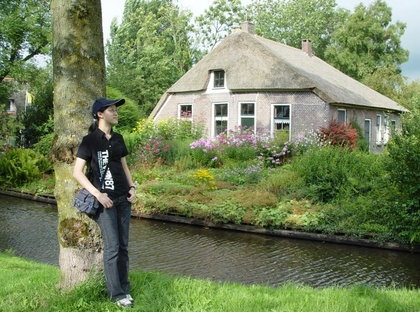
%> input picture src/meanshift/outdoor_small.jpg, 420 x 312 px, shrunk from 1006 x 747 before the run
$ octave --eval "result = detect('meanshift/outdoor_small.jpg');"   (GNU Octave 9; MATLAB toolbox functions it lacks are replaced by stand-ins)
%> lines starting %> are read from the running program, lines starting %| are printed output that depends on the picture
### src/meanshift/edison_wrapper.m
function [varargout] = edison_wrapper(rgbim, featurefun, varargin)
%
% Performing mean_shift operation on image
%
% Usage:
%   [fimage labels modes regSize grad conf] = edison_wrapper(rgbim, featurefunc, ...)
%
% Inputs:
%   rgbim - original image in RGB space
%   featurefunc - converting RGB to some feature space in which to perform
%                 the segmentation, like @RGB2Lab etc.
%
% Allowed parameters:
%   'steps'       - What steps the algorithm should perform:
%                   1 - only mean shift filtering
%                   2 - filtering and region fusion [default]
%   'synergistic' - perform synergistic segmentation [true]|false
%   'SpatialBandWidth' - segmentation spatial radius (integer) [7]
%   'RangeBandWidth'   - segmentation feature space radius (float) [6.5]
%   'MinimumRegionArea'- minimum segment area (integer) [20]
%   'SpeedUp'          - algorithm speed up {1,2,3} [2]
%   'GradientWindowRadius' - synergistic parameters (integer) [2]
%   'MixtureParameter' - synergistic parameter (float 0,1) [.3]
%   'EdgeStrengthThreshold'- synergistic parameter (float 0,1) [.3]
%
% Outputs:
%   fimage  - the result in feature space
%   labels  - labels of regions [if steps==2]
%   modes   - list of all modes [if steps==2]
%   regSize - size, in pixels, of each region [if steps==2]
%   grad    - gradient map      [if steps==2 and synergistic]
%   conf    - confidence map    [if steps==2 and synergistic]
%


% rgbim must be of type uint8
if ~isa(rgbim,'uint8'),
    if max(rgbim(:)) <= 1,
        rgbim = im2uint8(rgbim);
    else
        rgbim = uint8(rgbim);
    end
end
imsiz = size(rgbim);

fim = im2single(rgbim);
fim = single(featurefun(fim));

rgbim = permute(rgbim,[3 2 1]);
fim = permute(fim, [3 2 1]);

p = parse_inputs(varargin);

labels = [];
modes =[];
regSize = [];
grad = [];
conf = [];

if p.steps == 1
    [fimage] = edison_wrapper_mex(fim, rgbim, p);
else
    if p.synergistic
        [fimage labels modes regSize grad conf]  = edison_wrapper_mex(fim, rgbim, p);
    else
        [fimage labels modes regSize]  = edison_wrapper_mex(fim, rgbim, p);
    end
    grad = reshape(grad,imsiz([2 1]))';
    conf = reshape(conf',imsiz([2 1]))';
end
fimage = permute(fimage, [3 2 1]);

if nargout >= 1, varargout{1} = fimage; end;
if nargout >= 2, varargout{2} = labels'; end;
if nargout >= 3, varargout{3} = modes; end;
if nargout >= 4, varargout{4} = regSize; end;
if nargout >= 5, varargout{5} = grad; end;
if nargout >= 6, varargout{6} = conf; end;


%--------------------------------------------------------%
function [p] = parse_inputs(args)
% Allowed parameters
%   'steps'       - What steps the algorithm should perform:
%                   1 - only mean shift filtering
%                   2 - filtering and region fusion [defualt]
%   'synergistic' - perform synergistic segmentation [true]|false
%   'SpatialBandWidth' - segmentation spatial radius (integer) [7]
%   'RangeBandWidth'   - segmentation feature space radius (float) [6.5]
%   'MinimumRegionArea'- minimum segment area (integer) [20]
%   'SpeedUp'          - algorithm speed up {0,1,2} [1]
%   'GradientWindowRadius' - synergistic parameters (integer) [2]
%   'MixtureParameter' - synergistic parameter (float 0,1) [.3]
%   'EdgeStrengthThreshold'- synergistic parameter (float 0,1) [.3]


% convert ars to parameters - then init all the rest according to defualts
try
    p = struct(args{:});
catch
    error('edison_wrapper:parse_inputs','Cannot parse arguments');
end

% % modes of operation
% -. edge detection -- currently unsupported
% 1. Filtering
% 2. Fusing regions
% 3. Segmentation
if ~isfield(p,'steps')
    p.steps = 2;
end
if p.steps ~= 1 && p.steps ~=2
    error('edison_wrapper:parse_inputs','steps must be either 1 or 2');
end

% % parameters
% Flags
% 1. synergistic
if ~isfield(p,'synergistic')
    p.synergistic = true;
end
p.synergistic = logical(p.synergistic);

% Mean Shift Segmentation parameters
% SpatialBandWidth [integer]
if ~isfield(p,'SpatialBandWidth')
    p.SpatialBandWidth = 7;
end
if p.SpatialBandWidth < 0 || p.SpatialBandWidth ~= round(p.SpatialBandWidth)
    error('edison_wrapper:parse_inputs','SpatialBandWidth must be a positive integer');
end
% RangeBandWidth [float]
if ~isfield(p,'RangeBandWidth')
    p.RangeBandWidth = 6.5;
end
if p.RangeBandWidth < 0
    error('edison_wrapper:parse_inputs','RangeBandWidth must be positive');
end
% MinimumRegionArea [integer]
if ~isfield(p,'MinimumRegionArea')
    p.MinimumRegionArea = 20;
end
if p.MinimumRegionArea < 0 || p.MinimumRegionArea ~= round(p.MinimumRegionArea)
    error('edison_wrapper:parse_inputs','MinimumRegionArea must be a positive integer');
end
% SpeedUp
if ~isfield(p,'SpeedUp')
    p.SpeedUp = 2;
end
if p.SpeedUp ~=1 && p.SpeedUp ~= 2 && p.SpeedUp ~= 3
    error('edison_wrapper:parse_inputs','SpeedUp must be either 1, 2 or 3');
end
% Synergistic Segmentation parameters
% GradientWindowRadius [integer]
if ~isfield(p,'GradientWindowRadius')
    p.GradientWindowRadius = 2;
end
if p.GradientWindowRadius < 0 || p.GradientWindowRadius ~= round(p.GradientWindowRadius)
    error('edison_wrapper:parse_inputs','GradientWindowRadius must be a positive integer');
end
% MixtureParameter [float (0,1)]
if ~isfield(p,'MixtureParameter')
    p.MixtureParameter = .3;
end
if p.MixtureParameter < 0 || p.MixtureParameter > 1
    error('edison_wrapper:parse_inputs','MixtureParameter must be between zero and one');
end
% EdgeStrengthThreshold [float (0,1)]
if ~isfield(p,'EdgeStrengthThreshold')
    p.EdgeStrengthThreshold = .3;
end
if p.EdgeStrengthThreshold < 0 || p.EdgeStrengthThreshold > 1
    error('edison_wrapper:parse_inputs','MixtureParameter must be between zero and one');
end

% % Currently unsupported
% Edge Detection Parameters
% GradientWindowRadius [integer]
% MinimumLength [integer]
% NmxRank [float (0,1)]
% NmxConf [float (0,1)]
% NmxType
% HysterisisHighRank [float (0,1)]
% HysterisisHighConf [float (0,1)]
% HysterisisHighType
% HysterisisLowRank [float (0,1)]
% HysterisisLowConf [float (0,1)]
% HysterisisLowType

% %

### src/meanshift/RGB2Luv.m
function luvim = RGB2Luv(im)

if size(im,3) ~= 3
    error('im must have three color channels');
end
if ~isa(im,'float')
    im = im2single(im);
end
if (max(im(:)) > 1)
    im = im./255;
end

XYZ = [.4125 .3576 .1804; .2125 .7154 .0721; .0193 .1192 .9502];
Yn = 1.0;
Lt = .008856;
Up = 0.19784977571475;
Vp = 0.46834507665248;
imsiz = size(im);
im = permute(im,[3 1 2]);
im = reshape(im,[3 prod(imsiz(1:2))]);
xyz = reshape((XYZ*im)',imsiz);
x = xyz(:,:,1);
y = xyz(:,:,2);
z = xyz(:,:,3);

l0 = y./Yn;
l = l0;
l(l0>Lt) = 116.*(l0(l0>Lt).^(1/3)) - 16;
l(l0<=Lt) = 903.3*l0(l0<=Lt);
c = x + 15*y + 3 * z;
u = 4*ones(imsiz(1:2),class(im));
v = (9/15)*ones(imsiz(1:2),class(im));
u(c~=0) = 4*x(c~=0)./c(c~=0);
v(c~=0) = 9*y(c~=0)./c(c~=0);

u = 13*l.*(u-Up);
v = 13*l.*(v-Vp);

luvim = cat(3,l,u,v);

### src/detect.m
function [seg, segnum, between, near, centroids, label, grad, texthist]=detect(url)
%> called with url = 'meanshift/outdoor_small.jpg'

%im = imread('/Users/mac/Desktop/Image Processing/project/data/SBU-shadow/SBU-Test/ShadowImages/983314s.jpg');
%im = imread('/Users/mac/Desktop/Image Processing/project/data/SBU-shadow/SBU-Test/ShadowImages/3392986913_d12c3b0aa2_z.jpg');
%im = imread('/Users/mac/Desktop/Image Processing/project/data/SBU-shadow/SBU-Test/ShadowImages/42eda42s-960.jpg');

im = imread(url);
%> im is the input picture: size 312x420x3 uint8; mean R, G, B 116.7, 130.9, 92.6

% [7 lines of commented-out code are left out]
    disp 'Segmenting'
    [dummy seg] = edison_wrapper(im, @RGB2Luv, ...
       'SpatialBandWidth', 9, 'RangeBandWidth', 15, ...
       'MinimumRegionArea', 200);
%> in edison_wrapper, `fim = single(featurefun(fim));`:
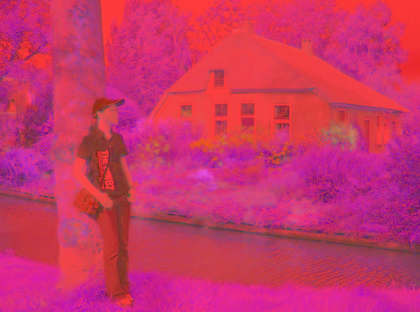
%> fim: size 312x420x3 single; mean R, G, B 73.2, -4.6, 21.2; drawn with min black and max white
%> in parse_inputs, `p = struct(args{:});`: p = {SpatialBandWidth 9, RangeBandWidth 15, MinimumRegionArea 200}
%> in parse_inputs, `p.synergistic = logical(p.synergistic);`: p.synergistic = true
%> in edison_wrapper, `p = parse_inputs(varargin);`: p = {SpatialBandWidth 9, RangeBandWidth 15, MinimumRegionArea 200, steps 2, synergistic true, SpeedUp 2}
%> the run ends on the next line
    seg = seg + 1;
    segnum = max(max(seg));
% end
disp 'Detect'
hsi = calHsi(im, seg, segnum);
hsv = calHsv(im, seg, segnum);
ycbcr = calYcbcr(im, seg, segnum);
%labhist = calcLabHist(im, seg, segnum);
texthist = calcTextonHist(im, seg, segnum);
grad = calGradient(im, seg, segnum);

shapemean = calcShapeMean(seg, segnum);
area = shapemean.area;
centroids = shapemean.center;
epsilon=0.01;

% ycbcr(:,1) = (ycbcr(:,1)- min(ycbcr(:,1)) + epsilon) / (max(ycbcr(:,1)) - min(ycbcr(:,1)));
% hsv(:,3) = (hsv(:,3) - min(hsv(:,3)) + epsilon) / (max(hsv(:,3)) - min(hsv(:,3)));
ycbcr(:,1) = ycbcr(:,1) / max(ycbcr(:,1));
hsv(:,1) = hsv(:,1) / max(hsv(:,1));

between = zeros([segnum, segnum]);
for i = 1:size(between, 1)
    for j = 1:size(between, 2)
        %between(i, j) = sum((grad(i,:)-grad(j,:)).^2./(grad(i,:)+grad(j,:)+epsilon)) + sum((texthist(i,:)-texthist(j,:)).^2./(texthist(i,:)+texthist(j,:)+epsilon));
        distance = [centroids(i,1), centroids(i,2); centroids(j,1), centroids(j,2)];
        distance = sqrt((distance(1,1)-distance(2,1))^2 + (distance(1,2)-distance(2,2))^2) / max(size(im, 1), size(im, 2));
        between(i, j) = sum(abs(grad(i,:) - grad(j,:))) + sum(abs(texthist(i,:) - texthist(j,:))) + distance;
        if i == j
            between(i,j) = 100;
        end
    end
end

nim = im;
[gx gy] = gradient(double(seg));
eim = (gx.^2+gy.^2)>1e-10;
t = nim(:,:,1); t(eim)=0; nim(:,:,1)=t;
t = nim(:,:,2); t(eim)=0; nim(:,:,2)=t;
t = nim(:,:,3); t(eim)=0; nim(:,:,3)=t;
% imshow(nim);
% hold on;

near = zeros([1, segnum]);
for i = 1:segnum
    [value, near(1, i)] = min(between(i,:));
    j = near(1, i);
    plot([centroids(i,1) centroids(j,1)], [centroids(i,2) centroids(j,2)], 'b');
    %text(centroids(i,1),centroids(i,2),[ num2str(centroids(i,1)) ,  num2str(centroids(i,2))])
    %between(i, j) = sum(abs(grad(i,:) - grad(j,:))) + sum(abs(texthist(i,:) - texthist(j,:)));
end

% [5 lines of commented-out code are left out]
hh = zeros([3, length(near)]);
for i = 1:length(near)
    j = near(i);
        max_hsv = max(hsv(i,3), hsv(j,3));
        min_hsv = min(hsv(i,3), hsv(j,3));
        max_ycbcr = max(ycbcr(i,1), ycbcr(j,1));
        min_ycbcr = min(ycbcr(i,1), ycbcr(j,1));
        max_hsi = max((hsi(i,1)+1/255)/(hsi(i,3)+1/255), (hsi(j,1)+1/255)/(hsi(j,3)+1/255));
        min_hsi = min((hsi(i,1)+1/255)/(hsi(i,3)+1/255), (hsi(j,1)+1/255)/(hsi(j,3)+1/255));
        %hh(1, i) = min_hsv/max_hsv;
        hh(2, i) = min_ycbcr/max_ycbcr;
        hh(1, i) = min_hsi / max_hsi;
        %hh(3, i) = ll(i) == ll(j);
end


x = reshape(hsi(:,1)./hsi(:,3), [size(hsi,1),1]);
[idx,center] = kmeans(x,2);
c_std = zeros([2,1]);
temp = idx == 1;
c_std(1,1) = std(x(temp));
temp = idx == 2;
c_std(2,1) = std(x(temp));
if center(1,1) > center(2,1)
    center = sort(center);
    temp = c_std(1,1);
    c_std(1,1) = c_std(2,1);
    c_std(2,1) = temp;
end


%%

label = zeros([1, segnum]) + 255;
ycbcr_copy = ycbcr;
n_nonshadow = segnum;
avg_y = mean(ycbcr(:,1));
flag = 0;
t_hsi = hsi(:,1) ./ hsi(:,3);
level = graythresh(t_hsi);

for i = 1:segnum

    if ycbcr(i,1) < avg_y * 0.6
        label(i) = 0;
        ycbcr_copy(i,:) = 0;
        n_nonshadow = n_nonshadow - 1;
        flag = flag + 1;
    end
end

%%
refuse = zeros([1, segnum]);

while 1
    update = 0;
    new = 0;
    max_v = 0;
    for i = 1:segnum
        val = hsi(i,1) / hsi(i, 3);
        temp1 = normcdf((val-center(2,1))/c_std(2,1));
        temp2 = normcdf(-(val-center(1,1))/c_std(1,1));
        if temp2 < temp1 && refuse(i) == 0 && label(i) == 255
            if temp1 > max_v

                new = i;
                max_v = temp1;
                update = 1;
            end
        end

    end
    if update == 0 || max_v < 0.0028
        break;
    end
    label(new) = 0;
    j = near(new);
    vali = hsi(i,1) / hsi(i, 3);
    valj = hsi(j,1) / hsi(j, 3);
    if ((vali-center(2,1))/c_std(2,1)) - ((valj-center(2,1))/c_std(2,1)) > 3
        refuse(j) = 1;
        label(j) = 255;

    end
    ycbcr_copy(i,:) = 0;
    n_nonshadow = n_nonshadow - 1;
    flag = flag + 1;
end

%%
for i = 1:segnum
    if label(i) ~= 255
        continue
    end
    j = near(i);
    max_hsv = max(hsv(i,3), hsv(j,3));
    min_hsv = min(hsv(i,3), hsv(j,3));
    max_ycbcr = max(ycbcr(i,1), ycbcr(j,1));
    min_ycbcr = min(ycbcr(i,1), ycbcr(j,1));
    same = min_hsv / max_hsv + min_ycbcr / max_ycbcr + hh(1,i);

    if same > 2.5 && label(j) == 0
        hh(1,i)
        same
        label(i) = 0;
    end
end
%%
imshow(label(seg))
%%
% [154 lines of commented-out code are left out]
end
